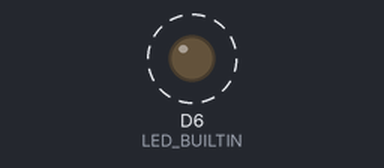
Simulated run of this sketch. Board: Arduino MKR. Shown: output pins drawn as LEDs (lit = HIGH). Dashed ring = blinking. The local clock reads 2024-03-15 10:24:30 at power-on unless the sketch sets it.

Above: at 0.4 s.
Timing chart, 0 to 1.9 s (numbered marks = the images above):
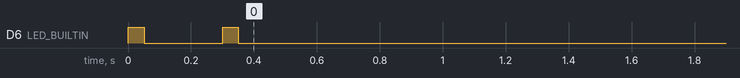

The sketch:

MKR1000_WakeUp.ino
```cpp
#include <RTCZero.h>

/* Create an rtc object */
RTCZero rtc;

/* Change these values to define the wakeup periode */
byte wakeupSeconds = 15;
byte wakeupMinutes = 0;
byte wakeupHours = 0;

/* Change these values to set the current initial time */
const byte seconds = 0;
const byte minutes = 0;
const byte hours = 0;

/* Change these values to set the current initial date */
const byte day = 1;
const byte month = 1;
const byte year = 2018;

bool matched = true;

void setup()
{
  pinMode(LED_BUILTIN, OUTPUT);
  digitalWrite(LED_BUILTIN, LOW);

  rtc.begin();

  rtc.setTime(hours, minutes, seconds);
  rtc.setDate(day, month, year);

  rtc.setAlarmTime(hours, minutes, seconds + wakeupSeconds);
  rtc.enableAlarm(rtc.MATCH_SS);

  rtc.attachInterrupt(alarmMatch);
}

void loop() {
  if (matched) {
    matched = false;
    //---------------------------------------
    // Include appplication code here
    run_application();
    //---------------------------------------

    rtc.setTime(hours, minutes, seconds);
    rtc.setAlarmTime(hours, minutes, seconds + wakeupSeconds);
    rtc.standbyMode();    // Sleep until next alarm match
  }
}

void alarmMatch() {
  matched = true;
}
```

application.ino
```cpp
// This file contains the application code

void run_application()
{
  heartbeat();
}
```

functions.ino
```cpp
// This file contains several functions used in the application

void heartbeat()
{
  digitalWrite(LED_BUILTIN, HIGH);
  delay(50);
  digitalWrite(LED_BUILTIN, LOW);
  delay(250);

  digitalWrite(LED_BUILTIN, HIGH);
  delay(50);
  digitalWrite(LED_BUILTIN, LOW);
}
```

Measured:
- by itself, D6 (LED_BUILTIN): alternates HIGH for 0.05 s and LOW for 0.25 s, 4 changes in all, then stays LOW
